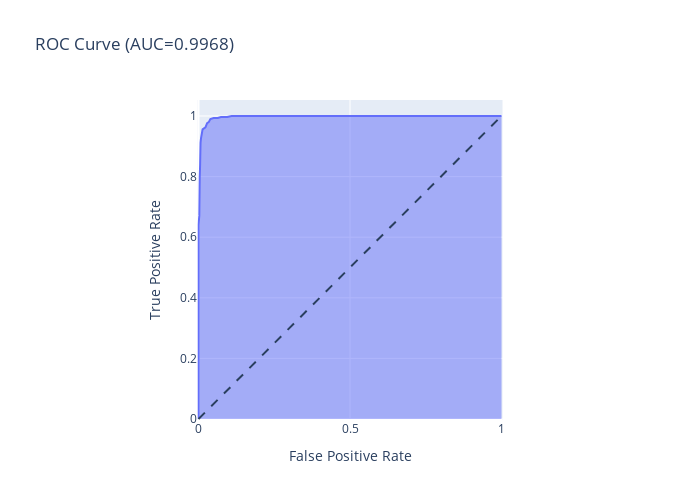

The notebook cell this image was saved under:
### Code cell
# Obtain predicted probabilities for the positive class
Y_score = rfc.predict_proba(X_test)[:, 1]

# Call the roc_curve function with the true labels and predicted probabilities
roc_curve(y_test, Y_score)

### Figure 1 — Plotly figure (JSON) as saved in the notebook; plotly's stock layout.template omitted (floating-point values rounded to 4 significant figures)
{"data": [{"fillpattern": {"shape": ""}, "hovertemplate": "False Positive Rate=%{x}<br>True Positive Rate=%{y}<extra></extra>", "legendgroup": "", "line": {"color": "#636efa"}, "marker": {"symbol": "circle"}, "mode": "lines", "name": "", "orientation": "v", "showlegend": false, "stackgroup": "1", "type": "scatter", "x": [0, 0, 0, 0, 0, 0, 0, 0, 0, 0, 0, 0, 0, 0, 0, 0, 0.002703, 0.002703, 0.002703, 0.004054, 0.005405, 0.005405, 0.006757, 0.006757, 0.008108, 0.01351, 0.02297, 0.02432, 0.02838, 0.03378, 0.03919, 0.03919, 0.05, 0.06351, 0.07432, 0.09459, 0.1095, 0.1243, 0.1405, 0.1486, 0.1662, 0.2351, 0.277, 0.3095, 0.3608, 0.4162, 0.4946, 0.5878, 0.7176, 1], "xaxis": "x", "y": [0, 0.02373, 0.05763, 0.1051, 0.122, 0.1458, 0.2034, 0.2339, 0.278, 0.3288, 0.3831, 0.4203, 0.4814, 0.5288, 0.5898, 0.6407, 0.6712, 0.722, 0.7627, 0.7966, 0.8407, 0.8746, 0.8949, 0.9119, 0.9254, 0.9559, 0.9627, 0.9661, 0.9763, 0.9797, 0.9864, 0.9898, 0.9932, 0.9932, 0.9966, 0.9966, 1, 1, 1, 1, 1, 1, 1, 1, 1, 1, 1, 1, 1, 1], "yaxis": "y"}], "layout": {"height": 500, "legend": {"tracegroupgap": 0}, "shapes": [{"line": {"dash": "dash"}, "type": "line", "x0": 0, "x1": 1, "y0": 0, "y1": 1}], "title": {"text": "ROC Curve (AUC=0.9968)"}, "width": 700, "xaxis": {"anchor": "y", "autorange": true, "constrain": "domain", "domain": [0.2176, 0.7824], "range": [-0.0033, 1.003], "title": {"text": "False Positive Rate"}, "type": "linear"}, "yaxis": {"anchor": "x", "autorange": true, "domain": [0, 1], "range": [-0.0033, 1.053], "scaleanchor": "x", "scaleratio": 1, "title": {"text": "True Positive Rate"}, "type": "linear"}}}
